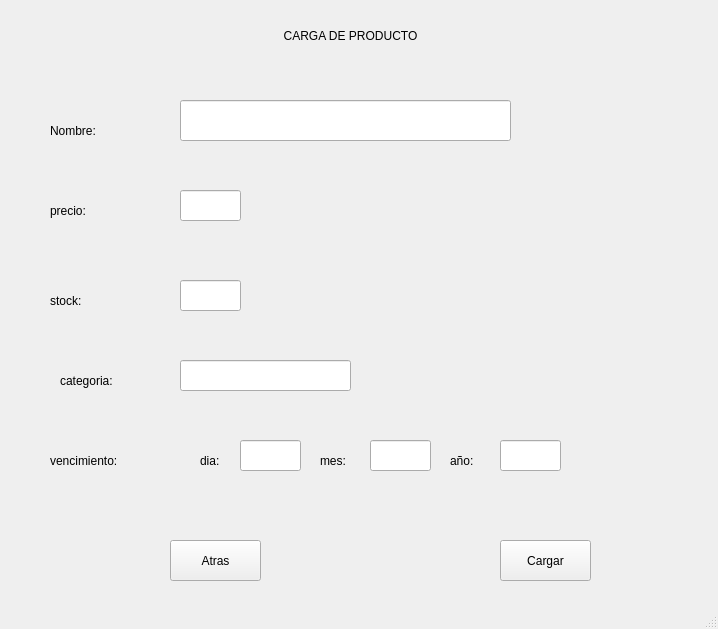
<?xml version="1.0" encoding="UTF-8"?>
<ui version="4.0">
 <class>MainWindow</class>
 <widget class="QMainWindow" name="MainWindow">
  <property name="geometry">
   <rect>
    <x>0</x>
    <y>0</y>
    <width>718</width>
    <height>629</height>
   </rect>
  </property>
  <property name="windowTitle">
   <string>MainWindow</string>
  </property>
  <widget class="QWidget" name="centralwidget">
   <widget class="QLabel" name="lbltitulo">
    <property name="geometry">
     <rect>
      <x>220</x>
      <y>20</y>
      <width>261</width>
      <height>31</height>
     </rect>
    </property>
    <property name="styleSheet">
     <string notr="true">font: 75 16pt &quot;MS Shell Dlg 2&quot;;</string>
    </property>
    <property name="text">
     <string>CARGA DE PRODUCTO</string>
    </property>
    <property name="alignment">
     <set>Qt::AlignCenter</set>
    </property>
   </widget>
   <widget class="QLineEdit" name="txtnombre">
    <property name="geometry">
     <rect>
      <x>180</x>
      <y>100</y>
      <width>331</width>
      <height>41</height>
     </rect>
    </property>
    <property name="styleSheet">
     <string notr="true">font: 12pt &quot;MS Shell Dlg 2&quot;;</string>
    </property>
   </widget>
   <widget class="QLabel" name="lblnombre">
    <property name="geometry">
     <rect>
      <x>50</x>
      <y>110</y>
      <width>111</width>
      <height>41</height>
     </rect>
    </property>
    <property name="styleSheet">
     <string notr="true">font: italic 14pt &quot;Arial&quot;;
</string>
    </property>
    <property name="text">
     <string>Nombre: </string>
    </property>
   </widget>
   <widget class="QLineEdit" name="txtprecio">
    <property name="geometry">
     <rect>
      <x>180</x>
      <y>190</y>
      <width>61</width>
      <height>31</height>
     </rect>
    </property>
    <property name="styleSheet">
     <string notr="true">font: 12pt &quot;MS Shell Dlg 2&quot;;</string>
    </property>
   </widget>
   <widget class="QLabel" name="lblprecio">
    <property name="geometry">
     <rect>
      <x>50</x>
      <y>190</y>
      <width>61</width>
      <height>41</height>
     </rect>
    </property>
    <property name="styleSheet">
     <string notr="true">font: italic 14pt &quot;Arial&quot;;
</string>
    </property>
    <property name="text">
     <string>precio: </string>
    </property>
   </widget>
   <widget class="QLabel" name="lblstock">
    <property name="geometry">
     <rect>
      <x>50</x>
      <y>280</y>
      <width>71</width>
      <height>41</height>
     </rect>
    </property>
    <property name="styleSheet">
     <string notr="true">font: italic 14pt &quot;Arial&quot;;
</string>
    </property>
    <property name="text">
     <string>stock: </string>
    </property>
   </widget>
   <widget class="QLabel" name="lblcategoria">
    <property name="geometry">
     <rect>
      <x>60</x>
      <y>360</y>
      <width>91</width>
      <height>41</height>
     </rect>
    </property>
    <property name="styleSheet">
     <string notr="true">font: italic 14pt &quot;Arial&quot;;
</string>
    </property>
    <property name="text">
     <string>categoria: </string>
    </property>
   </widget>
   <widget class="QLabel" name="label">
    <property name="geometry">
     <rect>
      <x>50</x>
      <y>440</y>
      <width>131</width>
      <height>41</height>
     </rect>
    </property>
    <property name="styleSheet">
     <string notr="true">font: italic 14pt &quot;Arial&quot;;
</string>
    </property>
    <property name="text">
     <string>vencimiento:</string>
    </property>
   </widget>
   <widget class="QLineEdit" name="txtstock">
    <property name="geometry">
     <rect>
      <x>180</x>
      <y>280</y>
      <width>61</width>
      <height>31</height>
     </rect>
    </property>
    <property name="styleSheet">
     <string notr="true">font: 12pt &quot;MS Shell Dlg 2&quot;;</string>
    </property>
   </widget>
   <widget class="QLineEdit" name="txtcategoria">
    <property name="geometry">
     <rect>
      <x>180</x>
      <y>360</y>
      <width>171</width>
      <height>31</height>
     </rect>
    </property>
    <property name="styleSheet">
     <string notr="true">font: 12pt &quot;MS Shell Dlg 2&quot;;</string>
    </property>
   </widget>
   <widget class="QLineEdit" name="txtdia">
    <property name="geometry">
     <rect>
      <x>240</x>
      <y>440</y>
      <width>61</width>
      <height>31</height>
     </rect>
    </property>
    <property name="styleSheet">
     <string notr="true">font: 12pt &quot;MS Shell Dlg 2&quot;;</string>
    </property>
   </widget>
   <widget class="QLineEdit" name="txtmes">
    <property name="geometry">
     <rect>
      <x>370</x>
      <y>440</y>
      <width>61</width>
      <height>31</height>
     </rect>
    </property>
    <property name="styleSheet">
     <string notr="true">font: 12pt &quot;MS Shell Dlg 2&quot;;</string>
    </property>
   </widget>
   <widget class="QLineEdit" name="txtanio">
    <property name="geometry">
     <rect>
      <x>500</x>
      <y>440</y>
      <width>61</width>
      <height>31</height>
     </rect>
    </property>
    <property name="styleSheet">
     <string notr="true">font: 12pt &quot;MS Shell Dlg 2&quot;;</string>
    </property>
   </widget>
   <widget class="QLabel" name="lbldia">
    <property name="geometry">
     <rect>
      <x>200</x>
      <y>440</y>
      <width>41</width>
      <height>41</height>
     </rect>
    </property>
    <property name="styleSheet">
     <string notr="true">font: italic 14pt &quot;Arial&quot;;
</string>
    </property>
    <property name="text">
     <string>dia:</string>
    </property>
   </widget>
   <widget class="QLabel" name="lblmes">
    <property name="geometry">
     <rect>
      <x>320</x>
      <y>440</y>
      <width>51</width>
      <height>41</height>
     </rect>
    </property>
    <property name="styleSheet">
     <string notr="true">font: italic 14pt &quot;Arial&quot;;
</string>
    </property>
    <property name="text">
     <string>mes:</string>
    </property>
   </widget>
   <widget class="QLabel" name="lblanio">
    <property name="geometry">
     <rect>
      <x>450</x>
      <y>440</y>
      <width>41</width>
      <height>41</height>
     </rect>
    </property>
    <property name="styleSheet">
     <string notr="true">font: italic 14pt &quot;Arial&quot;;
</string>
    </property>
    <property name="text">
     <string>año:</string>
    </property>
   </widget>
   <widget class="QPushButton" name="btncargar">
    <property name="geometry">
     <rect>
      <x>500</x>
      <y>540</y>
      <width>91</width>
      <height>41</height>
     </rect>
    </property>
    <property name="styleSheet">
     <string notr="true">font: 75 12pt &quot;Arial&quot;;
</string>
    </property>
    <property name="text">
     <string>Cargar</string>
    </property>
   </widget>
   <widget class="QPushButton" name="btnatras">
    <property name="geometry">
     <rect>
      <x>170</x>
      <y>540</y>
      <width>91</width>
      <height>41</height>
     </rect>
    </property>
    <property name="styleSheet">
     <string notr="true">font: 75 12pt &quot;Arial&quot;;
</string>
    </property>
    <property name="text">
     <string>Atras</string>
    </property>
   </widget>
  </widget>
  <widget class="QStatusBar" name="statusbar"/>
 </widget>
 <resources/>
 <connections/>
</ui>
